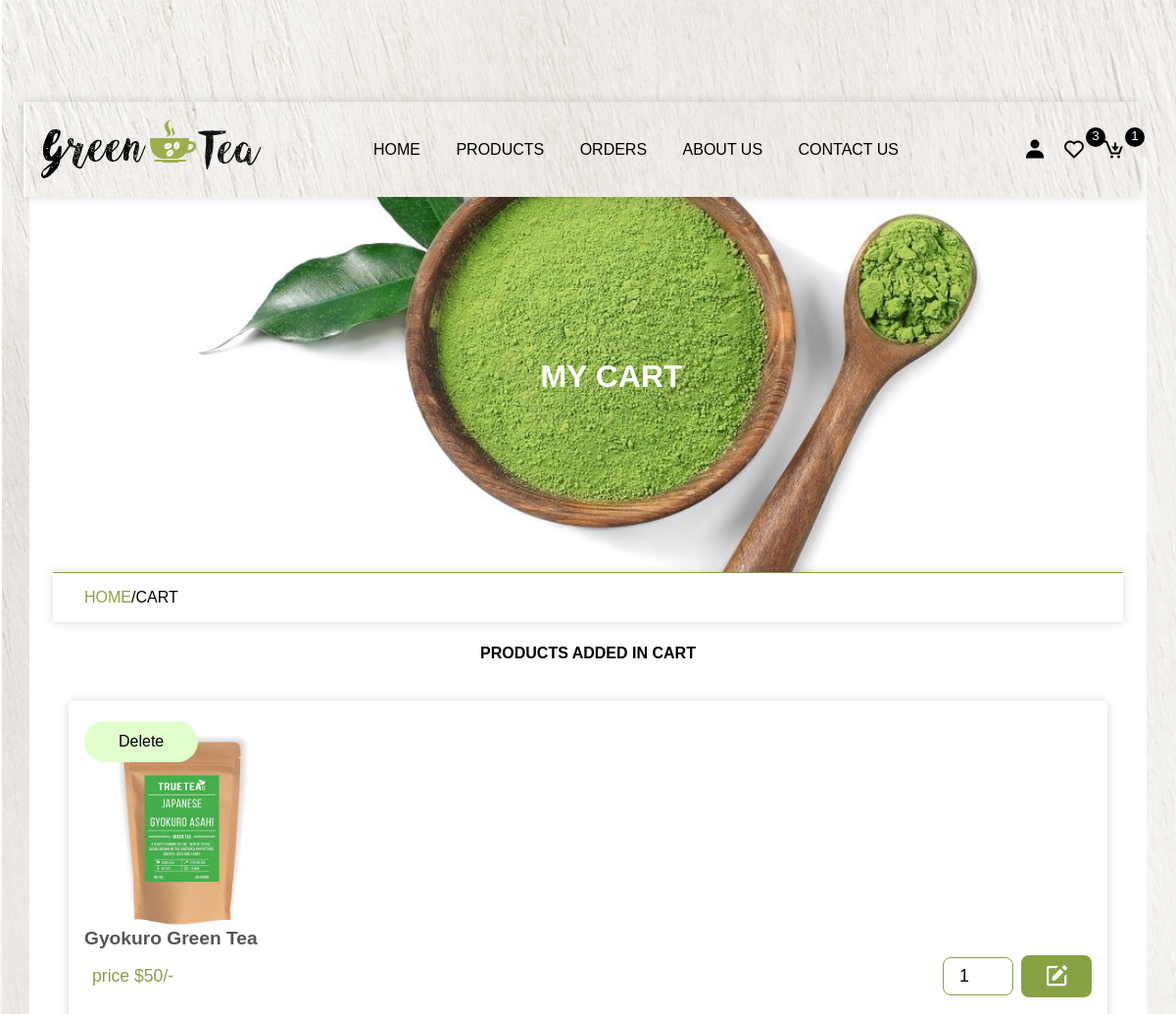
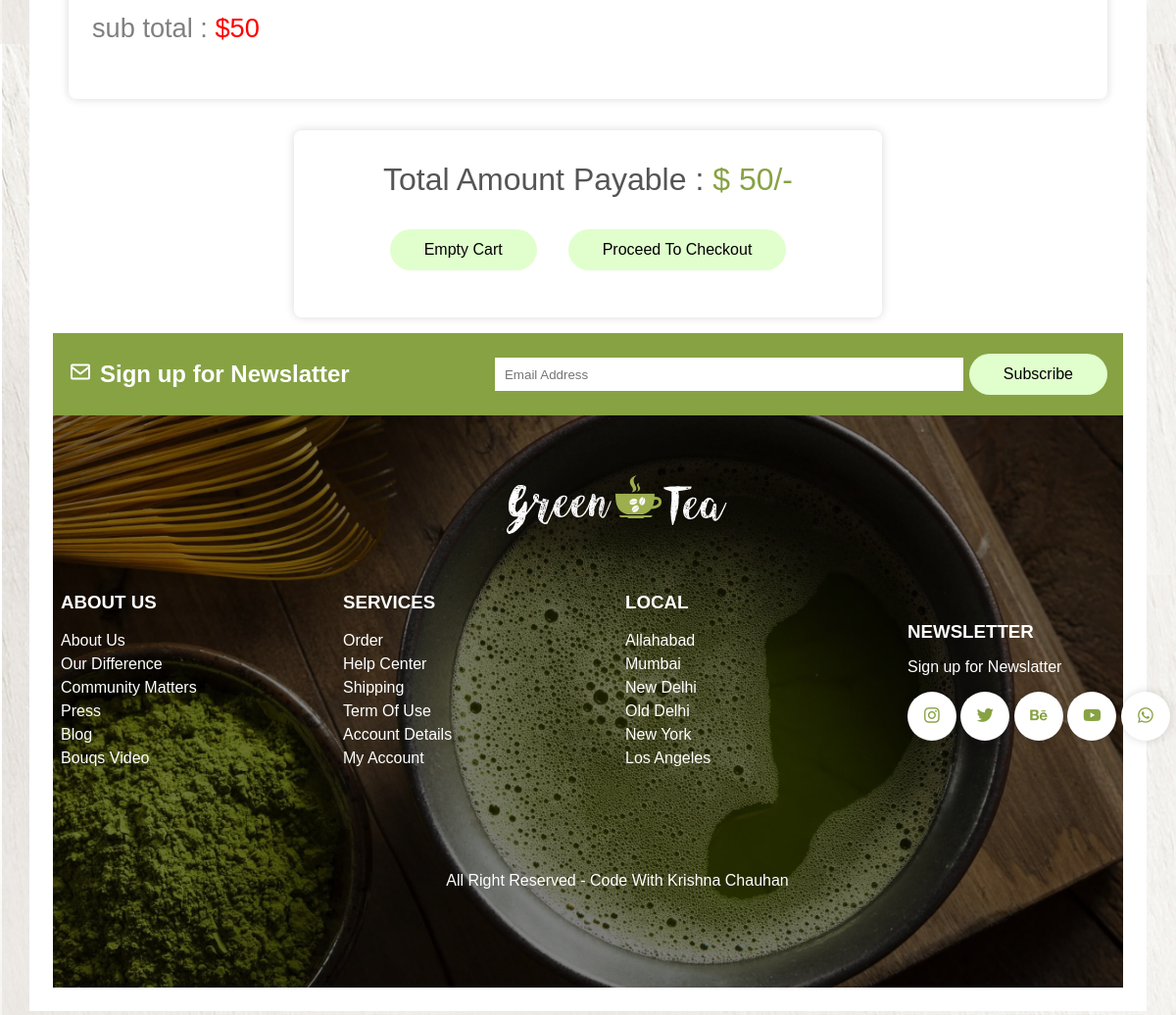
The app's page /cart.php with its own data (2 pictures, top to bottom).
### tables this page shows
CREATE TABLE `cart` (
  `id` int(11) NOT NULL,
  `user_id` int(11) NOT NULL,
  `product_id` int(11) NOT NULL,
  `price` int(11) NOT NULL,
  `qty` int(11) NOT NULL
);

CREATE TABLE `products` (
  `id` int(25) NOT NULL,
  `name` varchar(255) NOT NULL,
  `price` int(255) NOT NULL,
  `image` varchar(255) NOT NULL,
  `product_detail` varchar(255) NOT NULL
);

### cart.php (the view, shortened to what this page needs)
<?php
include 'components/connection.php';
if(isset($_SESSION['user_id'])){
    $user_id = $_SESSION['user_id'];
    }else{
        $user_id = '';
    }
?>
<!DOCTYPE html>
<html lang="en">
<head>
    <link href='https://unpkg.com/boxicons@2.1.4/css/boxicons.min.css' rel='stylesheet'>
</head>
<body>
    <?php include 'components/header.php';?>
    <div class="main">
        <div class="banner">
            <h1>My cart</h1>
        </div>
        <div class="title2">
            <a href="home.php">Home</a><span>/Cart</span>
        </div>
        <section class="products">
            <h1 class="title">products added in cart</h1>
            <div class="box-container">
            <?php
                    $grand_total = 0;
                    $select_cart = $conn->prepare("SELECT * FROM `cart` WHERE user_id = ?");
                    $select_cart->execute([$user_id]);
                    if($select_cart->rowCount()>0){
                        while($fetch_cart = $select_cart->fetch(PDO::FETCH_ASSOC)){
                            $select_products = $conn->prepare("SELECT * FROM `products` WHERE id = ?");
                            $select_products->execute([$fetch_cart['product_id']]);
                            if($select_products->rowCount()>0){
                                $fetch_products = $select_products->fetch(PDO::FETCH_ASSOC)
                ?>
                <form method="post" class="box">
                    <img src="img/<?=$fetch_products['image']; ?>" class="img"  style="width:200px;height:200px;">
                    <h3 class="name"><?=$fetch_products['name'];?></h3>
                    <div class="flex">
                        <p class="price">price $<?=$fetch_products['price'];?>/-</p>
                        <input type="number" name="qty" required min="1" value="<?=$fetch_cart['qty'];?>" max="99" maxlength="2" class="qty">
                        <button type="submit" name="update_cart" class="bx bxs-edit fa-edit"></button>
                    </div>
                    <p class="sub-total">sub total : <span>$<?=$sub_total = ($fetch_cart['qty']* $fetch_cart['price']) ?></span></p>
                    <button type="submit" name="delete_item" class="btn" onclick="return confirm('delete this item')">delete</button>
                </form>
                <?php
                            $grand_total+=$sub_total;
                           }else{
                            echo '<p class="empty">product was not found</p>';
                           }
                        }
                    }else{
                        echo '<p class="empty"> no products added yet!</p>';
                    }
                ?>
            </div>
           <?php
                if($grand_total != 0){
           ?>
           <div class="cart-total">
            <p>total amount payable : <span>$ <?= $grand_total; ?>/-</span></p>
            <div class="button">
                <form method="post">
                    <button type="submit" name="empty_cart" class="btn" onclick="return confirm('are you sure to empty the cart')">empty cart</button>
                </form>
                <a href="checkout.php" class="btn">proceed to checkout</a>
            </div>
           </div>
           <?php } ?>
        </section>
     <?php include 'components/footer.php'; ?>
    </div>
</body>
</html>

### records on screen
cart: product.image (picture), product.name "Gyokuro Green Tea", product.price "50", qty "1", $sub_total=($fetch_cart['qty']*$fetch_cart['price']) "50"

### other values on screen
$total_wishlist_items "3"
$total_cart_items "1"
$grand_total "50"
